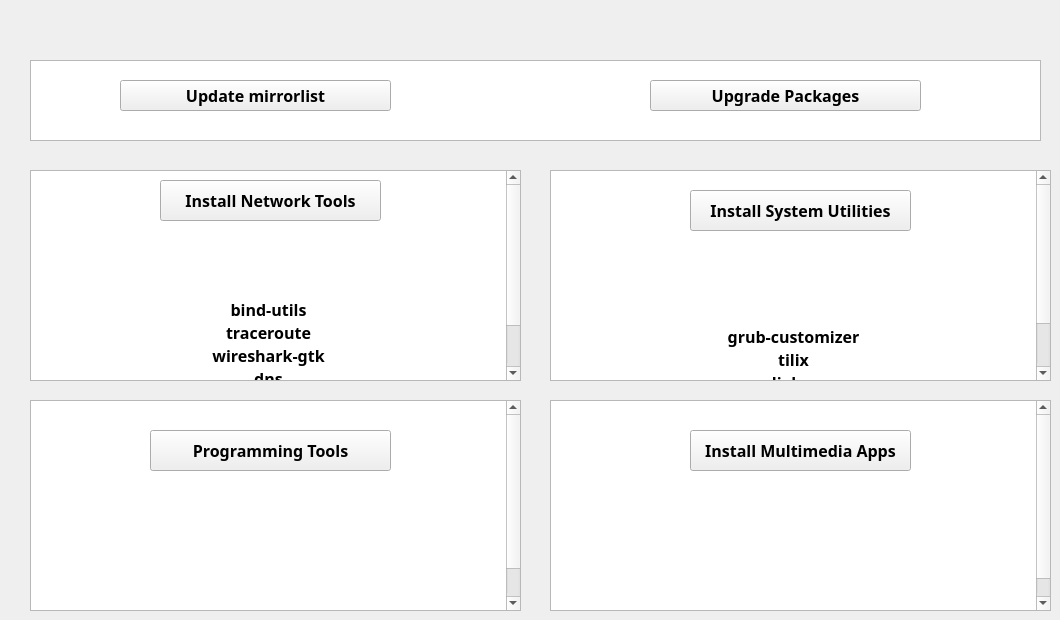
    <widget class="QWidget" name="tab">
     <property name="font">
      <font>
       <family>xos4 Terminus</family>
       <pointsize>12</pointsize>
       <weight>75</weight>
       <bold>true</bold>
       <underline>false</underline>
      </font>
     </property>
     <attribute name="title">
      <string>Applications</string>
     </attribute>
     <widget class="QTextBrowser" name="textBrowser">
      <property name="geometry">
       <rect>
        <x>30</x>
        <y>170</y>
        <width>491</width>
        <height>211</height>
       </rect>
      </property>
      <property name="html">
       <string>&lt;!DOCTYPE HTML PUBLIC &quot;-//W3C//DTD HTML 4.0//EN&quot; &quot;http://www.w3.org/TR/REC-html40/strict.dtd&quot;&gt;
&lt;html&gt;&lt;head&gt;&lt;meta name=&quot;qrichtext&quot; content=&quot;1&quot; /&gt;&lt;style type=&quot;text/css&quot;&gt;
p, li { white-space: pre-wrap; }
&lt;/style&gt;&lt;/head&gt;&lt;body style=&quot; font-family:'xos4 Terminus'; font-size:12pt; font-weight:600; font-style:normal;&quot;&gt;
&lt;p align=&quot;center&quot; style=&quot;-qt-paragraph-type:empty; margin-top:0px; margin-bottom:0px; margin-left:0px; margin-right:0px; -qt-block-indent:0; text-indent:0px;&quot;&gt;&lt;br /&gt;&lt;/p&gt;
&lt;p align=&quot;center&quot; style=&quot;-qt-paragraph-type:empty; margin-top:0px; margin-bottom:0px; margin-left:0px; margin-right:0px; -qt-block-indent:0; text-indent:0px;&quot;&gt;&lt;br /&gt;&lt;/p&gt;
&lt;p align=&quot;center&quot; style=&quot;-qt-paragraph-type:empty; margin-top:0px; margin-bottom:0px; margin-left:0px; margin-right:0px; -qt-block-indent:0; text-indent:0px;&quot;&gt;&lt;br /&gt;&lt;/p&gt;
&lt;p align=&quot;center&quot; style=&quot; margin-top:0px; margin-bottom:0px; margin-left:0px; margin-right:0px; -qt-block-indent:0; text-indent:0px;&quot;&gt;&lt;span style=&quot; font-size:14pt; color:#ffffff;&quot;&gt;_____________________&lt;/span&gt;&lt;/p&gt;
&lt;p align=&quot;center&quot; style=&quot;-qt-paragraph-type:empty; margin-top:0px; margin-bottom:0px; margin-left:0px; margin-right:0px; -qt-block-indent:0; text-indent:0px; font-size:14pt; color:#ffffff;&quot;&gt;&lt;br /&gt;&lt;/p&gt;
&lt;p align=&quot;center&quot; style=&quot; margin-top:0px; margin-bottom:0px; margin-left:0px; margin-right:0px; -qt-block-indent:0; text-indent:0px;&quot;&gt;bind-utils&lt;/p&gt;
&lt;p align=&quot;center&quot; style=&quot; margin-top:0px; margin-bottom:0px; margin-left:0px; margin-right:0px; -qt-block-indent:0; text-indent:0px;&quot;&gt;traceroute&lt;/p&gt;
&lt;p align=&quot;center&quot; style=&quot; margin-top:0px; margin-bottom:0px; margin-left:0px; margin-right:0px; -qt-block-indent:0; text-indent:0px;&quot;&gt;wireshark-gtk&lt;/p&gt;
&lt;p align=&quot;center&quot; style=&quot; margin-top:0px; margin-bottom:0px; margin-left:0px; margin-right:0px; -qt-block-indent:0; text-indent:0px;&quot;&gt;dns&lt;/p&gt;
&lt;p align=&quot;center&quot; style=&quot; margin-top:0px; margin-bottom:0px; margin-left:0px; margin-right:0px; -qt-block-indent:0; text-indent:0px;&quot;&gt;dnsmasq&lt;/p&gt;
&lt;p align=&quot;center&quot; style=&quot;-qt-paragraph-type:empty; margin-top:0px; margin-bottom:0px; margin-left:0px; margin-right:0px; -qt-block-indent:0; text-indent:0px;&quot;&gt;&lt;br /&gt;&lt;/p&gt;&lt;/body&gt;&lt;/html&gt;</string>
      </property>
     </widget>
     <widget class="QPushButton" name="pushButton">
      <property name="geometry">
       <rect>
        <x>160</x>
        <y>180</y>
        <width>221</width>
        <height>41</height>
       </rect>
      </property>
      <property name="text">
       <string>Install Network Tools</string>
      </property>
     </widget>
     <widget class="QTextBrowser" name="textBrowser_2">
      <property name="geometry">
       <rect>
        <x>550</x>
        <y>170</y>
        <width>501</width>
        <height>211</height>
       </rect>
      </property>
      <property name="html">
       <string>&lt;!DOCTYPE HTML PUBLIC &quot;-//W3C//DTD HTML 4.0//EN&quot; &quot;http://www.w3.org/TR/REC-html40/strict.dtd&quot;&gt;
&lt;html&gt;&lt;head&gt;&lt;meta name=&quot;qrichtext&quot; content=&quot;1&quot; /&gt;&lt;style type=&quot;text/css&quot;&gt;
p, li { white-space: pre-wrap; }
&lt;/style&gt;&lt;/head&gt;&lt;body style=&quot; font-family:'xos4 Terminus'; font-size:12pt; font-weight:600; font-style:normal;&quot;&gt;
&lt;p align=&quot;center&quot; style=&quot;-qt-paragraph-type:empty; margin-top:0px; margin-bottom:0px; margin-left:0px; margin-right:0px; -qt-block-indent:0; text-indent:0px;&quot;&gt;&lt;br /&gt;&lt;/p&gt;
&lt;p align=&quot;center&quot; style=&quot;-qt-paragraph-type:empty; margin-top:0px; margin-bottom:0px; margin-left:0px; margin-right:0px; -qt-block-indent:0; text-indent:0px;&quot;&gt;&lt;br /&gt;&lt;/p&gt;
&lt;p align=&quot;center&quot; style=&quot;-qt-paragraph-type:empty; margin-top:0px; margin-bottom:0px; margin-left:0px; margin-right:0px; -qt-block-indent:0; text-indent:0px;&quot;&gt;&lt;br /&gt;&lt;/p&gt;
&lt;p align=&quot;center&quot; style=&quot;-qt-paragraph-type:empty; margin-top:0px; margin-bottom:0px; margin-left:0px; margin-right:0px; -qt-block-indent:0; text-indent:0px; font-size:14pt; color:#ffffff;&quot;&gt;&lt;br /&gt;&lt;/p&gt;
&lt;p align=&quot;center&quot; style=&quot; margin-top:0px; margin-bottom:0px; margin-left:0px; margin-right:0px; -qt-block-indent:0; text-indent:0px;&quot;&gt;&lt;span style=&quot; font-size:14pt; color:#ffffff;&quot;&gt;______________________&lt;/span&gt;&lt;/p&gt;
&lt;p align=&quot;center&quot; style=&quot;-qt-paragraph-type:empty; margin-top:0px; margin-bottom:0px; margin-left:0px; margin-right:0px; -qt-block-indent:0; text-indent:0px; font-size:14pt; color:#ffffff;&quot;&gt;&lt;br /&gt;&lt;/p&gt;
&lt;p align=&quot;center&quot; style=&quot; margin-top:0px; margin-bottom:0px; margin-left:0px; margin-right:0px; -qt-block-indent:0; text-indent:0px;&quot;&gt;grub-customizer&lt;/p&gt;
&lt;p align=&quot;center&quot; style=&quot; margin-top:0px; margin-bottom:0px; margin-left:0px; margin-right:0px; -qt-block-indent:0; text-indent:0px;&quot;&gt;tilix&lt;/p&gt;
&lt;p align=&quot;center&quot; style=&quot; margin-top:0px; margin-bottom:0px; margin-left:0px; margin-right:0px; -qt-block-indent:0; text-indent:0px;&quot;&gt;dialog &lt;/p&gt;
&lt;p align=&quot;center&quot; style=&quot;-qt-paragraph-type:empty; margin-top:0px; margin-bottom:0px; margin-left:0px; margin-right:0px; -qt-block-indent:0; text-indent:0px;&quot;&gt;&lt;br /&gt;&lt;/p&gt;
&lt;p align=&quot;center&quot; style=&quot;-qt-paragraph-type:empty; margin-top:0px; margin-bottom:0px; margin-left:0px; margin-right:0px; -qt-block-indent:0; text-indent:0px;&quot;&gt;&lt;br /&gt;&lt;/p&gt;&lt;/body&gt;&lt;/html&gt;</string>
      </property>
     </widget>
     <widget class="QPushButton" name="pushButton_2">
      <property name="geometry">
       <rect>
        <x>690</x>
        <y>190</y>
        <width>221</width>
        <height>41</height>
       </rect>
      </property>
      <property name="text">
       <string>Install System Utilities</string>
      </property>
     </widget>
     <widget class="QTextBrowser" name="textBrowser_3">
      <property name="geometry">
       <rect>
        <x>30</x>
        <y>400</y>
        <width>491</width>
        <height>211</height>
       </rect>
      </property>
      <property name="html">
       <string>&lt;!DOCTYPE HTML PUBLIC &quot;-//W3C//DTD HTML 4.0//EN&quot; &quot;http://www.w3.org/TR/REC-html40/strict.dtd&quot;&gt;
&lt;html&gt;&lt;head&gt;&lt;meta name=&quot;qrichtext&quot; content=&quot;1&quot; /&gt;&lt;style type=&quot;text/css&quot;&gt;
p, li { white-space: pre-wrap; }
&lt;/style&gt;&lt;/head&gt;&lt;body style=&quot; font-family:'xos4 Terminus'; font-size:12pt; font-weight:600; font-style:normal;&quot;&gt;
&lt;p align=&quot;center&quot; style=&quot;-qt-paragraph-type:empty; margin-top:0px; margin-bottom:0px; margin-left:0px; margin-right:0px; -qt-block-indent:0; text-indent:0px;&quot;&gt;&lt;br /&gt;&lt;/p&gt;
&lt;p align=&quot;center&quot; style=&quot;-qt-paragraph-type:empty; margin-top:0px; margin-bottom:0px; margin-left:0px; margin-right:0px; -qt-block-indent:0; text-indent:0px;&quot;&gt;&lt;br /&gt;&lt;/p&gt;
&lt;p align=&quot;center&quot; style=&quot;-qt-paragraph-type:empty; margin-top:0px; margin-bottom:0px; margin-left:0px; margin-right:0px; -qt-block-indent:0; text-indent:0px;&quot;&gt;&lt;br /&gt;&lt;/p&gt;
&lt;p align=&quot;center&quot; style=&quot;-qt-paragraph-type:empty; margin-top:0px; margin-bottom:0px; margin-left:0px; margin-right:0px; -qt-block-indent:0; text-indent:0px;&quot;&gt;&lt;br /&gt;&lt;/p&gt;
&lt;p align=&quot;center&quot; style=&quot;-qt-paragraph-type:empty; margin-top:0px; margin-bottom:0px; margin-left:0px; margin-right:0px; -qt-block-indent:0; text-indent:0px;&quot;&gt;&lt;br /&gt;&lt;/p&gt;
&lt;p align=&quot;center&quot; style=&quot; margin-top:0px; margin-bottom:0px; margin-left:0px; margin-right:0px; -qt-block-indent:0; text-indent:0px;&quot;&gt;&lt;span style=&quot; font-size:14pt; color:#ffffff;&quot;&gt;______________________&lt;/span&gt;&lt;/p&gt;
&lt;p align=&quot;center&quot; style=&quot;-qt-paragraph-type:empty; margin-top:0px; margin-bottom:0px; margin-left:0px; margin-right:0px; -qt-block-indent:0; text-indent:0px; font-size:14pt; color:#ffffff;&quot;&gt;&lt;br /&gt;&lt;/p&gt;
&lt;p align=&quot;center&quot; style=&quot; margin-top:0px; margin-bottom:0px; margin-left:0px; margin-right:0px; -qt-block-indent:0; text-indent:0px;&quot;&gt;&lt;span style=&quot; color:#ffffff;&quot;&gt;Geany&lt;/span&gt;&lt;/p&gt;
&lt;p align=&quot;center&quot; style=&quot; margin-top:0px; margin-bottom:0px; margin-left:0px; margin-right:0px; -qt-block-indent:0; text-indent:0px;&quot;&gt;&lt;span style=&quot; color:#ffffff;&quot;&gt;Atom&lt;/span&gt;&lt;/p&gt;
&lt;p align=&quot;center&quot; style=&quot; margin-top:0px; margin-bottom:0px; margin-left:0px; margin-right:0px; -qt-block-indent:0; text-indent:0px;&quot;&gt;CMake&lt;/p&gt;&lt;/body&gt;&lt;/html&gt;</string>
      </property>
     </widget>
     <widget class="QTextBrowser" name="textBrowser_4">
      <property name="geometry">
       <rect>
        <x>550</x>
        <y>400</y>
        <width>501</width>
        <height>211</height>
       </rect>
      </property>
      <property name="html">
       <string>&lt;!DOCTYPE HTML PUBLIC &quot;-//W3C//DTD HTML 4.0//EN&quot; &quot;http://www.w3.org/TR/REC-html40/strict.dtd&quot;&gt;
&lt;html&gt;&lt;head&gt;&lt;meta name=&quot;qrichtext&quot; content=&quot;1&quot; /&gt;&lt;style type=&quot;text/css&quot;&gt;
p, li { white-space: pre-wrap; }
&lt;/style&gt;&lt;/head&gt;&lt;body style=&quot; font-family:'xos4 Terminus'; font-size:12pt; font-weight:600; font-style:normal;&quot;&gt;
&lt;p align=&quot;center&quot; style=&quot;-qt-paragraph-type:empty; margin-top:0px; margin-bottom:0px; margin-left:0px; margin-right:0px; -qt-block-indent:0; text-indent:0px;&quot;&gt;&lt;br /&gt;&lt;/p&gt;
&lt;p align=&quot;center&quot; style=&quot;-qt-paragraph-type:empty; margin-top:0px; margin-bottom:0px; margin-left:0px; margin-right:0px; -qt-block-indent:0; text-indent:0px;&quot;&gt;&lt;br /&gt;&lt;/p&gt;
&lt;p align=&quot;center&quot; style=&quot;-qt-paragraph-type:empty; margin-top:0px; margin-bottom:0px; margin-left:0px; margin-right:0px; -qt-block-indent:0; text-indent:0px; font-size:14pt; color:#ffffff;&quot;&gt;&lt;br /&gt;&lt;/p&gt;
&lt;p align=&quot;center&quot; style=&quot;-qt-paragraph-type:empty; margin-top:0px; margin-bottom:0px; margin-left:0px; margin-right:0px; -qt-block-indent:0; text-indent:0px; font-size:14pt; color:#ffffff;&quot;&gt;&lt;br /&gt;&lt;/p&gt;
&lt;p align=&quot;center&quot; style=&quot; margin-top:0px; margin-bottom:0px; margin-left:0px; margin-right:0px; -qt-block-indent:0; text-indent:0px;&quot;&gt;&lt;span style=&quot; font-size:14pt; color:#ffffff;&quot;&gt;______________________&lt;/span&gt;&lt;/p&gt;
&lt;p align=&quot;center&quot; style=&quot;-qt-paragraph-type:empty; margin-top:0px; margin-bottom:0px; margin-left:0px; margin-right:0px; -qt-block-indent:0; text-indent:0px; font-size:14pt; color:#ffffff;&quot;&gt;&lt;br /&gt;&lt;/p&gt;
&lt;p align=&quot;center&quot; style=&quot; margin-top:0px; margin-bottom:0px; margin-left:0px; margin-right:0px; -qt-block-indent:0; text-indent:0px;&quot;&gt;&lt;span style=&quot; color:#ffffff;&quot;&gt;VLC&lt;/span&gt;&lt;/p&gt;
&lt;p align=&quot;center&quot; style=&quot; margin-top:0px; margin-bottom:0px; margin-left:0px; margin-right:0px; -qt-block-indent:0; text-indent:0px;&quot;&gt;&lt;span style=&quot; color:#ffffff;&quot;&gt;GIMP&lt;/span&gt;&lt;/p&gt;
&lt;p align=&quot;center&quot; style=&quot; margin-top:0px; margin-bottom:0px; margin-left:0px; margin-right:0px; -qt-block-indent:0; text-indent:0px;&quot;&gt;pulseaudio-equalizer-ladspa&lt;/p&gt;&lt;/body&gt;&lt;/html&gt;</string>
      </property>
     </widget>
     <widget class="QPushButton" name="pushButton_10">
      <property name="geometry">
       <rect>
        <x>690</x>
        <y>430</y>
        <width>221</width>
        <height>41</height>
       </rect>
      </property>
      <property name="text">
       <string>Install Multimedia Apps</string>
      </property>
     </widget>
     <widget class="QPushButton" name="pushButton_11">
      <property name="geometry">
       <rect>
        <x>150</x>
        <y>430</y>
        <width>241</width>
        <height>41</height>
       </rect>
      </property>
      <property name="text">
       <string>Programming Tools</string>
      </property>
     </widget>
     <widget class="QPushButton" name="pushButton_3">
      <property name="geometry">
       <rect>
        <x>120</x>
        <y>80</y>
        <width>271</width>
        <height>31</height>
       </rect>
      </property>
      <property name="font">
       <font>
        <pointsize>12</pointsize>
       </font>
      </property>
      <property name="text">
       <string>Update mirrorlist</string>
      </property>
     </widget>
     <widget class="QPushButton" name="pushButton_4">
      <property name="geometry">
       <rect>
        <x>650</x>
        <y>80</y>
        <width>271</width>
        <height>31</height>
       </rect>
      </property>
      <property name="text">
       <string>Upgrade Packages</string>
      </property>
     </widget>
     <widget class="QListWidget" name="listWidget_6">
      <property name="geometry">
       <rect>
        <x>30</x>
        <y>60</y>
        <width>1011</width>
        <height>81</height>
       </rect>
      </property>
     </widget>
     <zorder>listWidget_6</zorder>
     <zorder>textBrowser</zorder>
     <zorder>pushButton</zorder>
     <zorder>textBrowser_2</zorder>
     <zorder>pushButton_2</zorder>
     <zorder>textBrowser_3</zorder>
     <zorder>textBrowser_4</zorder>
     <zorder>pushButton_10</zorder>
     <zorder>pushButton_11</zorder>
     <zorder>pushButton_3</zorder>
     <zorder>pushButton_4</zorder>
    </widget>
